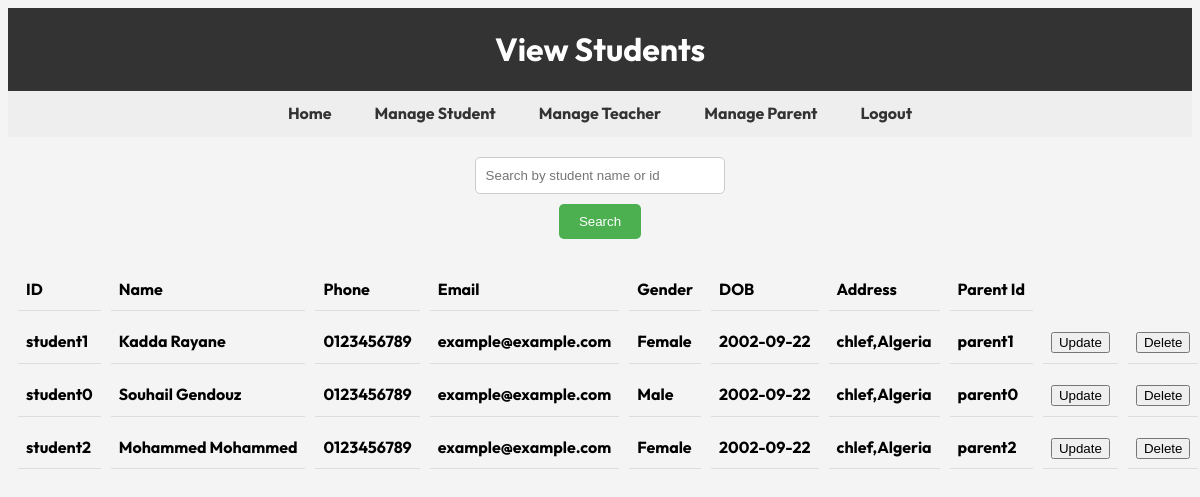
The page /users/admin/student-View.php on the database its author committed.
### tables this page shows
CREATE TABLE IF NOT EXISTS `students` (
  `id` varchar(20) NOT NULL,
  `name` varchar(20) NOT NULL,
  `password` varchar(20) NOT NULL,
  `phone` varchar(13) NOT NULL,
  `email` varchar(20) NOT NULL,
  `sex` varchar(7) NOT NULL,
  `dob` date NOT NULL,
  `address` varchar(50) NOT NULL,
  `parentid` varchar(20) NOT NULL
);

### users/admin/student-View.php (the view, shortened to what this page needs)
<?php
include_once('../../db-connect.php');
$search = (isset($_GET['search'])) ? $_GET['search'] : '';
$sql = "SELECT * FROM students";
$result = mysqli_query($link, $sql);
?>
<!DOCTYPE html>
<html lang="en">
<head>
    <link rel="stylesheet" href="../../sources/css/styles.css">
</head>
<body>
<header>
    <h1>View Students</h1>
</header>
<?php include("navBar.php");?>
<form method="get" class="searchForm" action="">
    <input type="text" class="search" name="search" placeholder="Search by student name or id" value="<?php echo $search; ?>">
    <input type="submit" value="Search">
</form>
<table>
    <tr>
        <th class="viewTable">ID</th>
        <th class="viewTable">Name</th>
        <th class="viewTable">Phone</th>
        <th class="viewTable">Email</th>
        <th class="viewTable">Gender</th>
        <th class="viewTable">DOB</th>
        <th class="viewTable">Address</th>
        <th class="viewTable">Parent Id</th>
    </tr>
    <?php while($row = mysqli_fetch_assoc($result)) { ?>
        <tr>
            <td class="viewTable"><?php echo $row['id']; ?></td>
            <td class="viewTable"><?php echo $row['name']; ?></td>
            <td class="viewTable"><?php echo $row['phone']; ?></td>
            <td class="viewTable"><?php echo $row['email']; ?></td>
            <td class="viewTable"><?php echo $row['sex']; ?></td>
            <td class="viewTable"><?php echo $row['dob']; ?></td>
            <td class="viewTable"><?php echo $row['address']; ?></td>
            <td class="viewTable"><?php echo $row['parentid']; ?></td>
            <td class="viewTable"><a href="student-Update.php?id=<?php echo $row['id']; ?>"><button>Update</button></a></td>
            <td class="viewTable"><a href="student-Delete.php?id=<?php echo $row['id']; ?>"><button>Delete</button></a></td>
        </tr>
    <?php } ?>
</table>
</body>
</html>

### sources/css/styles.css (style rules this page uses)
body { font-family: Outfit, sans-serif; font-weight: bold; line-height: 1.6; background-color: #f4f4f4; }
header { background-color: #333; color: white; padding: 1em 0; text-align: center; }
form { display: flex; justify-content: center; align-items: center; margin: 20px; }
form.searchForm { margin-top: 20px; display: flex; justify-content: center; align-items: center; flex-direction: column; }
header h1 { margin: 0; }
input[type="text"], input[type="password"] { width: 100%; padding: 8px; border: 1px solid #ccc; border-radius: 5px; margin-bottom: 10px; }
input[type="submit"] { background-color: #4CAF50; color: white; padding: 10px 20px; border: none; cursor: pointer; border-radius: 5px; }
input.search { width: 20%; padding: 10px; border: 1px solid #ccc; border-radius: 5px; margin-bottom: 10px; }
table { margin: 0 auto; width: 500px; border-collapse: collapse; border-radius: 10px; }
table { border-spacing: 10px; border-collapse: separate; }
th, td { padding: 8px; text-align: left; border-bottom: 1px solid #ddd; }
table th.viewTable, table td.viewTable { width: 250px; overflow: hidden; white-space: nowrap; }

### rows shown on the page
students: id "student1", name "Kadda Rayane", phone "0123456789", email "example@example.com", sex "Female", dob "2002-09-22", address "chlef,Algeria", parentid "parent1"
students: id "student0", name "Souhail Gendouz", phone "0123456789", email "example@example.com", sex "Male", dob "2002-09-22", address "chlef,Algeria", parentid "parent0"
students: id "student2", name "Mohammed Mohammed", phone "0123456789", email "example@example.com", sex "Female", dob "2002-09-22", address "chlef,Algeria", parentid "parent2"
